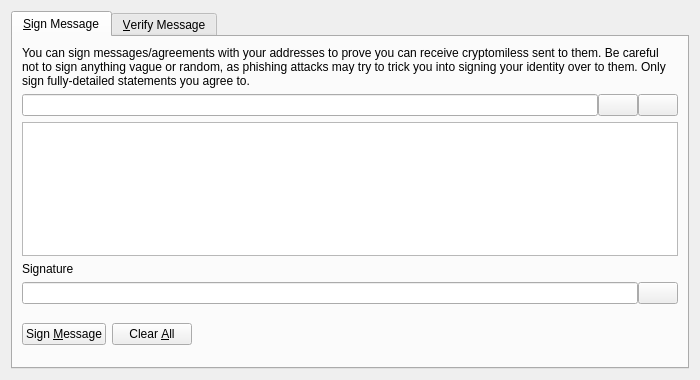
<?xml version="1.0" encoding="UTF-8"?>
<ui version="4.0">
 <class>SignVerifyMessageDialog</class>
 <widget class="QDialog" name="SignVerifyMessageDialog">
  <property name="geometry">
   <rect>
    <x>0</x>
    <y>0</y>
    <width>700</width>
    <height>380</height>
   </rect>
  </property>
  <property name="windowTitle">
   <string>Signatures - Sign / Verify a Message</string>
  </property>
  <property name="modal">
   <bool>true</bool>
  </property>
  <layout class="QVBoxLayout" name="verticalLayout">
   <item>
    <widget class="QTabWidget" name="tabWidget">
     <property name="currentIndex">
      <number>0</number>
     </property>
     <widget class="QWidget" name="tabSignMessage">
      <attribute name="title">
       <string>&amp;Sign Message</string>
      </attribute>
      <layout class="QVBoxLayout" name="verticalLayout_SM">
       <item>
        <widget class="QLabel" name="infoLabel_SM">
         <property name="text">
          <string>You can sign messages/agreements with your addresses to prove you can receive cryptomiless sent to them. Be careful not to sign anything vague or random, as phishing attacks may try to trick you into signing your identity over to them. Only sign fully-detailed statements you agree to.</string>
         </property>
         <property name="textFormat">
          <enum>Qt::PlainText</enum>
         </property>
         <property name="wordWrap">
          <bool>true</bool>
         </property>
        </widget>
       </item>
       <item>
        <layout class="QHBoxLayout" name="horizontalLayout_1_SM">
         <property name="spacing">
          <number>0</number>
         </property>
         <item>
          <widget class="QValidatedLineEdit" name="addressIn_SM">
           <property name="toolTip">
            <string>The Cryptomiles address to sign the message with</string>
           </property>
          </widget>
         </item>
         <item>
          <widget class="QPushButton" name="addressBookButton_SM">
           <property name="toolTip">
            <string>Choose previously used address</string>
           </property>
           <property name="text">
            <string/>
           </property>
           <property name="icon">
            <iconset resource="../cryptomiles.qrc">
             <normaloff>:/icons/address-book</normaloff>:/icons/address-book</iconset>
           </property>
           <property name="shortcut">
            <string>Alt+A</string>
           </property>
           <property name="autoDefault">
            <bool>false</bool>
           </property>
          </widget>
         </item>
         <item>
          <widget class="QPushButton" name="pasteButton_SM">
           <property name="toolTip">
            <string>Paste address from clipboard</string>
           </property>
           <property name="text">
            <string/>
           </property>
           <property name="icon">
            <iconset resource="../cryptomiles.qrc">
             <normaloff>:/icons/editpaste</normaloff>:/icons/editpaste</iconset>
           </property>
           <property name="shortcut">
            <string>Alt+P</string>
           </property>
           <property name="autoDefault">
            <bool>false</bool>
           </property>
          </widget>
         </item>
        </layout>
       </item>
       <item>
        <widget class="QPlainTextEdit" name="messageIn_SM">
         <property name="toolTip">
          <string>Enter the message you want to sign here</string>
         </property>
        </widget>
       </item>
       <item>
        <widget class="QLabel" name="signatureLabel_SM">
         <property name="text">
          <string>Signature</string>
         </property>
         <property name="textFormat">
          <enum>Qt::PlainText</enum>
         </property>
        </widget>
       </item>
       <item>
        <layout class="QHBoxLayout" name="horizontalLayout_2_SM">
         <property name="spacing">
          <number>0</number>
         </property>
         <item>
          <widget class="QLineEdit" name="signatureOut_SM">
           <property name="font">
            <font>
             <italic>true</italic>
            </font>
           </property>
           <property name="readOnly">
            <bool>true</bool>
           </property>
          </widget>
         </item>
         <item>
          <widget class="QPushButton" name="copySignatureButton_SM">
           <property name="toolTip">
            <string>Copy the current signature to the system clipboard</string>
           </property>
           <property name="text">
            <string/>
           </property>
           <property name="icon">
            <iconset resource="../cryptomiles.qrc">
             <normaloff>:/icons/editcopy</normaloff>:/icons/editcopy</iconset>
           </property>
           <property name="autoDefault">
            <bool>false</bool>
           </property>
          </widget>
         </item>
        </layout>
       </item>
       <item>
        <layout class="QHBoxLayout" name="horizontalLayout_3_SM">
         <item>
          <widget class="QPushButton" name="signMessageButton_SM">
           <property name="toolTip">
            <string>Sign the message to prove you own this Cryptomiles address</string>
           </property>
           <property name="text">
            <string>Sign &amp;Message</string>
           </property>
           <property name="icon">
            <iconset resource="../cryptomiles.qrc">
             <normaloff>:/icons/edit</normaloff>:/icons/edit</iconset>
           </property>
           <property name="autoDefault">
            <bool>false</bool>
           </property>
          </widget>
         </item>
         <item>
          <widget class="QPushButton" name="clearButton_SM">
           <property name="toolTip">
            <string>Reset all sign message fields</string>
           </property>
           <property name="text">
            <string>Clear &amp;All</string>
           </property>
           <property name="icon">
            <iconset resource="../cryptomiles.qrc">
             <normaloff>:/icons/remove</normaloff>:/icons/remove</iconset>
           </property>
           <property name="autoDefault">
            <bool>false</bool>
           </property>
          </widget>
         </item>
         <item>
          <spacer name="horizontalSpacer_1_SM">
           <property name="orientation">
            <enum>Qt::Horizontal</enum>
           </property>
           <property name="sizeHint" stdset="0">
            <size>
             <width>40</width>
             <height>48</height>
            </size>
           </property>
          </spacer>
         </item>
         <item>
          <widget class="QLabel" name="statusLabel_SM">
           <property name="font">
            <font>
             <weight>75</weight>
             <bold>true</bold>
            </font>
           </property>
           <property name="text">
            <string/>
           </property>
           <property name="wordWrap">
            <bool>true</bool>
           </property>
          </widget>
         </item>
         <item>
          <spacer name="horizontalSpacer_2_SM">
           <property name="orientation">
            <enum>Qt::Horizontal</enum>
           </property>
           <property name="sizeHint" stdset="0">
            <size>
             <width>40</width>
             <height>48</height>
            </size>
           </property>
          </spacer>
         </item>
        </layout>
       </item>
      </layout>
     </widget>
     <widget class="QWidget" name="tabVerifyMessage">
      <attribute name="title">
       <string>&amp;Verify Message</string>
      </attribute>
      <layout class="QVBoxLayout" name="verticalLayout_VM">
       <item>
        <widget class="QLabel" name="infoLabel_VM">
         <property name="text">
          <string>Enter the receiver's address, message (ensure you copy line breaks, spaces, tabs, etc. exactly) and signature below to verify the message. Be careful not to read more into the signature than what is in the signed message itself, to avoid being tricked by a man-in-the-middle attack. Note that this only proves the signing party receives with the address, it cannot prove sendership of any transaction!</string>
         </property>
         <property name="textFormat">
          <enum>Qt::PlainText</enum>
         </property>
         <property name="alignment">
          <set>Qt::AlignLeading|Qt::AlignLeft|Qt::AlignTop</set>
         </property>
         <property name="wordWrap">
          <bool>true</bool>
         </property>
        </widget>
       </item>
       <item>
        <layout class="QHBoxLayout" name="horizontalLayout_1_VM">
         <property name="spacing">
          <number>0</number>
         </property>
         <item>
          <widget class="QValidatedLineEdit" name="addressIn_VM">
           <property name="toolTip">
            <string>The Cryptomiles address the message was signed with</string>
           </property>
          </widget>
         </item>
         <item>
          <widget class="QPushButton" name="addressBookButton_VM">
           <property name="toolTip">
            <string>Choose previously used address</string>
           </property>
           <property name="text">
            <string/>
           </property>
           <property name="icon">
            <iconset resource="../cryptomiles.qrc">
             <normaloff>:/icons/address-book</normaloff>:/icons/address-book</iconset>
           </property>
           <property name="shortcut">
            <string>Alt+A</string>
           </property>
           <property name="autoDefault">
            <bool>false</bool>
           </property>
          </widget>
         </item>
        </layout>
       </item>
       <item>
        <widget class="QPlainTextEdit" name="messageIn_VM"/>
       </item>
       <item>
        <widget class="QValidatedLineEdit" name="signatureIn_VM"/>
       </item>
       <item>
        <layout class="QHBoxLayout" name="horizontalLayout_2_VM">
         <item>
          <widget class="QPushButton" name="verifyMessageButton_VM">
           <property name="toolTip">
            <string>Verify the message to ensure it was signed with the specified Cryptomiles address</string>
           </property>
           <property name="text">
            <string>Verify &amp;Message</string>
           </property>
           <property name="icon">
            <iconset resource="../cryptomiles.qrc">
             <normaloff>:/icons/transaction_0</normaloff>:/icons/transaction_0</iconset>
           </property>
           <property name="autoDefault">
            <bool>false</bool>
           </property>
          </widget>
         </item>
         <item>
          <widget class="QPushButton" name="clearButton_VM">
           <property name="toolTip">
            <string>Reset all verify message fields</string>
           </property>
           <property name="text">
            <string>Clear &amp;All</string>
           </property>
           <property name="icon">
            <iconset resource="../cryptomiles.qrc">
             <normaloff>:/icons/remove</normaloff>:/icons/remove</iconset>
           </property>
           <property name="autoDefault">
            <bool>false</bool>
           </property>
          </widget>
         </item>
         <item>
          <spacer name="horizontalSpacer_1_VM">
           <property name="orientation">
            <enum>Qt::Horizontal</enum>
           </property>
           <property name="sizeHint" stdset="0">
            <size>
             <width>40</width>
             <height>48</height>
            </size>
           </property>
          </spacer>
         </item>
         <item>
          <widget class="QLabel" name="statusLabel_VM">
           <property name="font">
            <font>
             <weight>75</weight>
             <bold>true</bold>
            </font>
           </property>
           <property name="text">
            <string/>
           </property>
           <property name="wordWrap">
            <bool>true</bool>
           </property>
          </widget>
         </item>
         <item>
          <spacer name="horizontalSpacer_2_VM">
           <property name="orientation">
            <enum>Qt::Horizontal</enum>
           </property>
           <property name="sizeHint" stdset="0">
            <size>
             <width>40</width>
             <height>48</height>
            </size>
           </property>
          </spacer>
         </item>
        </layout>
       </item>
      </layout>
     </widget>
    </widget>
   </item>
  </layout>
 </widget>
 <customwidgets>
  <customwidget>
   <class>QValidatedLineEdit</class>
   <extends>QLineEdit</extends>
   <header>qvalidatedlineedit.h</header>
  </customwidget>
 </customwidgets>
 <resources>
  <include location="../cryptomiles.qrc"/>
 </resources>
 <connections/>
</ui>
